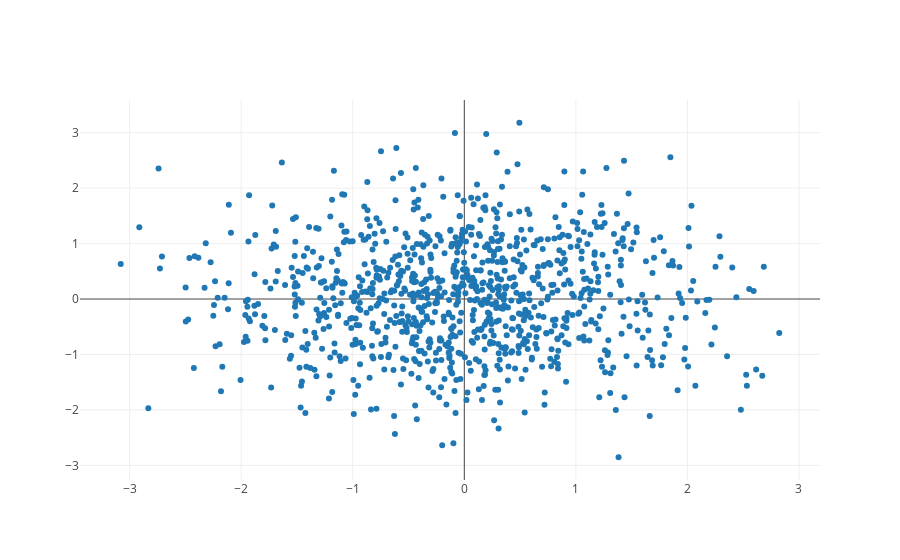

The notebook cell this image was saved under:
### Markdown cell above
### Scatter plot

### Code cell
# Create random data with numpy
import numpy as np

N = 1000
random_x = np.random.randn(N)
random_y = np.random.randn(N)

# Create a trace
trace = go.Scatter(
    x = random_x,
    y = random_y,
    mode = 'markers'
)

data = [trace]

# Plot and embed in ipython notebook!
iplot(data)

# or plot with: plot_url = py.plot(data, filename='basic-line')

### Figure 1 — Plotly figure (JSON) as saved in the notebook; plotly's stock layout.template omitted (floating-point values rounded to 4 significant figures; data arrays with more than 128 entries replaced by an {"elided": "..."} marker saying what was removed)
{"data": [{"mode": "markers", "type": "scatter", "uid": "ca84ca3a-8c35-11e8-8ecb-8c859018b9c4", "x": {"elided": "1000 float values"}, "y": {"elided": "1000 float values"}}], "layout": {}}
